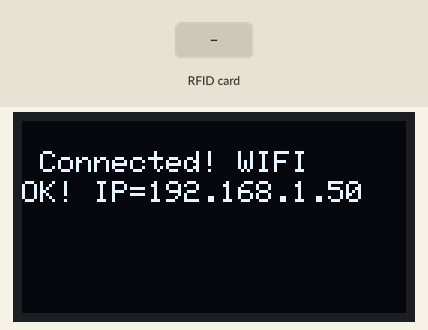
This sketch was run on a simulated ESP32. On the bench: 128×64 one-colour display. The inputs (shaded band) are chosen by the test bench. WiFi joins after 1.5 s; servers stay silent unless stated; what the sketch prints to the serial monitor is not drawn.

Above: at 3.8 s.
3.9 s: RFID card 5E 7A 19 C4 held to the reader
Timing chart, 0 to 6.9 s (numbered marks = the images above; inputs shaded):
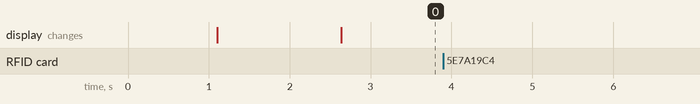

The sketch:

rest_oled_rfid2.ino
```cpp
#include <WiFi.h>
#include <HTTPClient.h>
#include <Arduino_JSON.h>
#include <Wire.h>
#include <Adafruit_SSD1306.h>
#include <SPI.h>
#include <MFRC522.h>

#define SS_PIN 5
#define RST_PIN 4

MFRC522 rfid(SS_PIN, RST_PIN); // Instance of the class
MFRC522::MIFARE_Key key;
// Init array that will store new NUID
byte nuidPICC[4];

#define SCREEN_WIDTH 128 // OLED display width, in pixels
#define SCREEN_HEIGHT 64 // OLED display height, in pixels
Adafruit_SSD1306 display(SCREEN_WIDTH, SCREEN_HEIGHT, &Wire, -1);


int i =0;
unsigned long timerDelay = 1000;
unsigned long lastime =0;
const String url = "http://192.168.0.16:3000/list/";

#define WIFI_SSID "rizqilab6"
#define WIFI_PASSWORD "rizqina210308"
#define WIFI_CHANNEL 6

void setup() {
  Serial.begin(9600);

  SPI.begin(); // Init SPI bus
  rfid.PCD_Init(); // Init MFRC522
  for (byte i = 0; i < 6; i++) {
    key.keyByte[i] = 0xFF;
  }
  Serial.println(F("This code scan the MIFARE Classsic NUID."));
  printHex(key.keyByte, MFRC522::MF_KEY_SIZE);


  if(!display.begin(SSD1306_SWITCHCAPVCC, 0x3C)) { // Address 0x3D for 128x64
    Serial.println(F("SSD1306 allocation failed"));
    for(;;);
  }

  delay(1000);
  display.clearDisplay();

  display.setTextSize(1);
  display.setTextColor(WHITE);
  display.setCursor(0, 10);
  // Display static text
  display.println("Connecting to WiFi");
  display.display();


  // Serial.print("Connecting to WiFi");
  WiFi.begin(WIFI_SSID, WIFI_PASSWORD, WIFI_CHANNEL);
  while (WiFi.status() != WL_CONNECTED) {
    delay(100);
    Serial.print(".");
  }

  display.clearDisplay();
  display.setTextSize(1);
  display.setTextColor(WHITE);
  display.setCursor(0,10);
  display.println(" Connected! WIFI");
  display.setCursor(0, 20);
  display.print("OK! IP=");
  display.println(WiFi.localIP());
  display.display();


  Serial.println(" Connected!");

  Serial.print("OK! IP=");
  Serial.println(WiFi.localIP());


}

void loop() {

  // Reset the loop if no new card present on the sensor/reader. This saves the entire process when idle.
  if ( ! rfid.PICC_IsNewCardPresent())
    return;

  // Verify if the NUID has been readed
  if ( ! rfid.PICC_ReadCardSerial())
    return;

  Serial.print(F("PICC type: "));
  MFRC522::PICC_Type piccType = rfid.PICC_GetType(rfid.uid.sak);
  Serial.println(rfid.PICC_GetTypeName(piccType));
  // Check is the PICC of Classic MIFARE type
  if (piccType != MFRC522::PICC_TYPE_MIFARE_MINI &&
    piccType != MFRC522::PICC_TYPE_MIFARE_1K &&
    piccType != MFRC522::PICC_TYPE_MIFARE_4K) {
    Serial.println(F("Your tag is not of type MIFARE Classic."));
    return;
  }


  char uid[8+1];
  HTTPClient http;


    Serial.println(F("The NUID tag is:"));
    Serial.print(F("In hex: "));
    printHex(rfid.uid.uidByte, rfid.uid.size);
    Serial.println();

//    char isi[15];
    array_to_string(rfid.uid.uidByte,rfid.uid.size,uid);
    Serial.println(uid);

          String serverPath = url +uid;
      Serial.println("Fetching -->" +serverPath );

  // Halt PICC
  rfid.PICC_HaltA();

  // Stop encryption on PCD
  rfid.PCD_StopCrypto1();

  if((millis()- lastime) > timerDelay)
  {
    if(WiFi.status() == WL_CONNECTED)
    {

      // Your Domain name with URL path or IP address with path
      http.begin(serverPath.c_str());

      // Send HTTP GET request
      int httpResponseCode = http.GET();

      if (httpResponseCode>0) {
        // Serial.print("HTTP Response code: ");
        // Serial.println(httpResponseCode);
        String payload = http.getString();
        Serial.println(payload);


        JSONVar myObject = JSON.parse(payload);

        if (JSON.typeof(myObject) == "undefined") {
          Serial.println("Parsing input failed!");
          return;
        }


// myObject.keys() can be used to get an array of all the keys in the object
        JSONVar keys = myObject.keys();

//        display.stopscroll();
        display.clearDisplay();
        display.setTextSize(1);
        display.setTextColor(WHITE);
        display.setCursor(0,10);
        display.println(myObject[keys[0]]);
        display.setCursor(0,20);
        display.println(myObject[keys[1]]);
        display.setCursor(0,30);
        display.println(myObject[keys[2]]);
        display.setCursor(0,40);
        display.println(myObject[keys[3]]);
        display.setCursor(0,50);
        display.println(myObject[keys[4]]);


        display.display();
//        display.startscrollleft(0x01, 0x07);


      }
      else {
        Serial.print("Error code: ");
        Serial.println(httpResponseCode);
      }
      // Free resources
      http.end();


    }
    else
    {
      Serial.println(" WiFI DisConnected! ....");
    }

    lastime = millis();
  }


}


void printHex(byte *buffer, byte bufferSize) {
  for (byte i = 0; i < bufferSize; i++) {
    Serial.print(buffer[i] < 0x10 ? " 0" : " ");
    Serial.print(buffer[i], HEX);
  }
}

void array_to_string(byte array[], unsigned int len, char buffer[])
{
    for (unsigned int i = 0; i < len; i++)
    {
        byte nib1 = (array[i] >> 4) & 0x0F;
        byte nib2 = (array[i] >> 0) & 0x0F;
        buffer[i*2+0] = nib1  < 0xA ? '0' + nib1  : 'A' + nib1  - 0xA;
        buffer[i*2+1] = nib2  < 0xA ? '0' + nib2  : 'A' + nib2  - 0xA;
    }
    buffer[len*2] = '\0';
}
```

Measured:
- after the input at 3.9 s, every drawn part: stays the same
